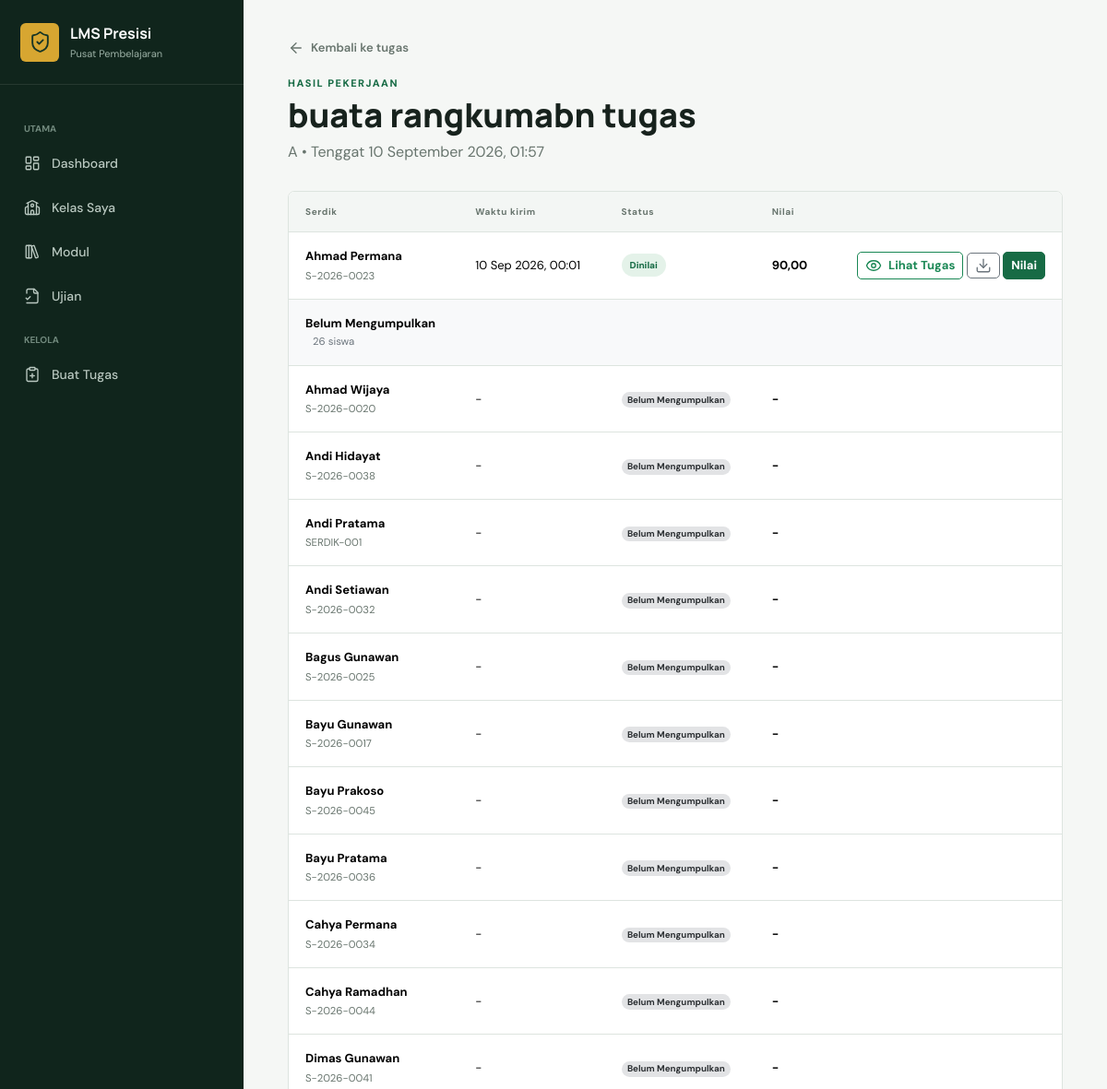
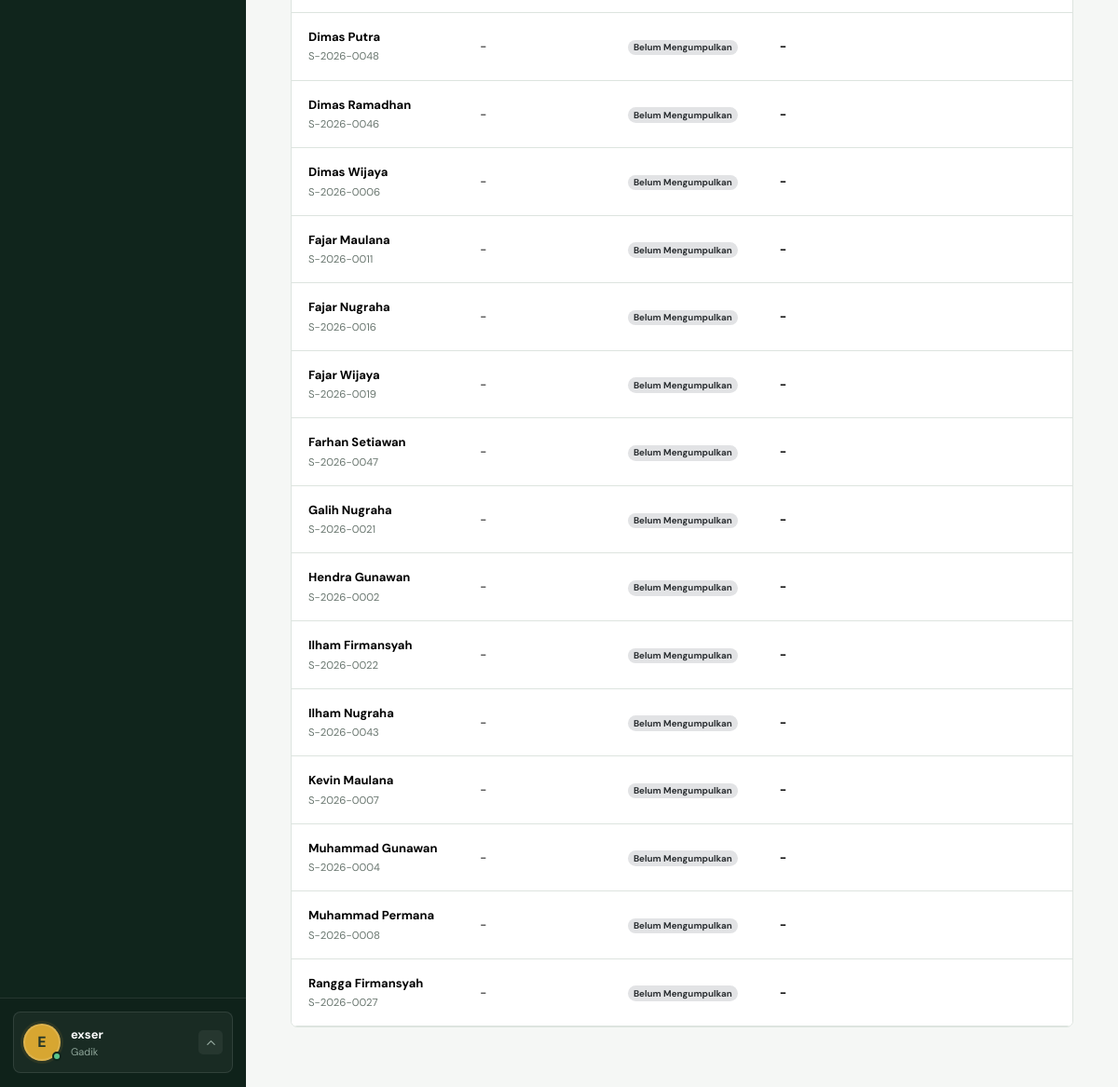
Screenshot of /tugas/2/pengumpulan/ (signed in) with the database file from the repository (2 pictures, top to bottom).
### lms/models.py (models this page shows, shortened)
class CustomUser(AbstractUser):
    class Role(models.TextChoices):
        ADMIN = "ADMIN", "Admin"
        GADIK = "GADIK", "Gadik"
        SERDIK = "SERDIK", "Serdik"
    nama_lengkap = models.CharField(max_length=255, blank=True)
    nip_nrp = models.CharField(max_length=30, unique=True, null=True, blank=True)
    tempat_lahir = models.CharField(max_length=100, blank=True)
    tanggal_lahir = models.DateField(null=True, blank=True)
    asal_pengiriman = models.CharField(max_length=150, blank=True)
    alamat = models.TextField(blank=True)
    role = models.CharField(max_length=10, choices=Role.choices, default=Role.SERDIK)
    @property
    def display_name(self):
        return self.nama_lengkap or self.get_full_name() or self.username

class Tugas(models.Model):
    kelas = models.ForeignKey(Kelas, on_delete=models.CASCADE, related_name="tugas")
    mapel = models.ForeignKey(MataPelajaran, on_delete=models.PROTECT, related_name="tugas")
    gadik = models.ForeignKey(CustomUser, on_delete=models.PROTECT, related_name="tugas_dibuat")
    judul_tugas = models.CharField(max_length=200)
    instruksi = models.TextField()
    file_lampiran = models.FileField(upload_to="tugas/lampiran/%Y/%m/", blank=True)
    deadline = models.DateTimeField()
    bobot = models.PositiveSmallIntegerField(default=100, help_text="Bobot nilai dalam persen.")
    created_at = models.DateTimeField(auto_now_add=True)
    class Meta:
        ordering = ["deadline"]
        verbose_name_plural = "Tugas"

class Kelas(models.Model):
    nama_kelas = models.CharField(max_length=50)
    kurikulum = models.ForeignKey(Kurikulum, on_delete=models.PROTECT, related_name="kelas")
    gadik_pembina = models.ForeignKey(
        CustomUser,
        on_delete=models.SET_NULL,
        null=True,
        blank=True,
        limit_choices_to={"role": CustomUser.Role.GADIK},
        related_name="kelas_binaan",
    )
    class Meta:
        ordering = ["nama_kelas"]
        verbose_name_plural = "Kelas"
    def __str__(self):
        return self.nama_kelas

class PengumpulanTugas(models.Model):
    class Status(models.TextChoices):
        TERKIRIM = "TERKIRIM", "Terkirim"
        TERLAMBAT = "TERLAMBAT", "Terlambat"
        DINILAI = "DINILAI", "Dinilai"
    tugas = models.ForeignKey(Tugas, on_delete=models.CASCADE, related_name="pengumpulan")
    serdik = models.ForeignKey(CustomUser, on_delete=models.CASCADE, related_name="pengumpulan_tugas")
    file_tugas = models.FileField(upload_to="pengumpulan/%Y/%m/")
    catatan_serdik = models.TextField(blank=True)
    submitted_at = models.DateTimeField(auto_now_add=True)
    nilai = models.DecimalField(max_digits=5, decimal_places=2, null=True, blank=True)
    catatan_gadik = models.TextField(blank=True)
    dinilai_oleh = models.ForeignKey(
        CustomUser,
        on_delete=models.SET_NULL,
        null=True,
        blank=True,
        related_name="penilaian_diberikan",
    )
    status = models.CharField(max_length=10, choices=Status.choices, default=Status.TERKIRIM)
    class Meta:
        ordering = ["-submitted_at"]
        constraints = [models.UniqueConstraint(fields=["tugas", "serdik"], name="unik_pengumpulan_tugas")]
        verbose_name_plural = "Pengumpulan tugas"

class AnggotaKelas(models.Model):
    kelas = models.ForeignKey(Kelas, on_delete=models.CASCADE, related_name="anggota")
    serdik = models.ForeignKey(
        CustomUser,
        on_delete=models.CASCADE,
        limit_choices_to={"role": CustomUser.Role.SERDIK},
        related_name="keanggotaan_kelas",
    )
    class Meta:
        constraints = [models.UniqueConstraint(fields=["serdik"], name="unik_kelas_per_serdik")]
        verbose_name_plural = "Anggota kelas"

### lms/views.py (the view)
# urls.py: path("tugas/<int:pk>/pengumpulan/", views.daftar_pengumpulan, name="daftar_pengumpulan"),
@role_required(CustomUser.Role.ADMIN, CustomUser.Role.GADIK)
def daftar_pengumpulan(request, pk):
    queryset = Tugas.objects.all()
    if not is_admin(request.user):
        queryset = queryset.filter(mapel__gadik_pengajar=request.user).distinct()
    tugas = get_object_or_404(queryset, pk=pk)
    pengumpulan = list(tugas.pengumpulan.select_related("serdik"))
    serdik_sudah_mengumpulkan = [item.serdik_id for item in pengumpulan]
    belum_mengumpulkan = tugas.kelas.anggota.select_related("serdik").exclude(
        serdik_id__in=serdik_sudah_mengumpulkan
    ).order_by("serdik__nama_lengkap", "serdik__nip_nrp")
    return render(
        request,
        "lms/daftar_pengumpulan.html",
        {
            "tugas": tugas,
            "pengumpulan": pengumpulan,
            "belum_mengumpulkan": belum_mengumpulkan,
        },
    )

### lms/views.py (called while the page is built)
def role_required(*roles):
    def decorator(view_func):
        @login_required
        @wraps(view_func)
        def wrapped(request, *args, **kwargs):
            if request.user.role not in roles and not request.user.is_superuser:
                raise PermissionDenied
            return view_func(request, *args, **kwargs)
        return wrapped
    return decorator

def is_admin(user):
    return user.is_superuser or user.role == CustomUser.Role.ADMIN

### templates/lms/daftar_pengumpulan.html (shortened to what this page needs)
{% extends 'base.html' %}
{% block content %}
<a class="back-link" href="{% url 'detail_tugas' tugas.pk %}"><i data-lucide="arrow-left"></i>Kembali ke tugas</a>
<header class="page-heading"><p class="eyebrow">HASIL PEKERJAAN</p><h1>{{ tugas.judul_tugas }}</h1><p>{{ tugas.kelas }} &bull; Tenggat {{ tugas.deadline|date:"d F Y, H:i" }}</p></header>
<div class="table-shell"><div class="table-responsive"><table class="table align-middle"><thead><tr><th>Serdik</th><th>Waktu kirim</th><th>Status</th><th>Nilai</th><th></th></tr></thead><tbody>
{% for item in pengumpulan %}<tr><td><strong>{{ item.serdik.display_name }}</strong><small>{{ item.serdik.nip_nrp|default:item.serdik.username }}</small></td><td>{{ item.submitted_at|date:"d M Y, H:i" }}</td><td><span class="status-badge status-{{ item.status|lower }}">{{ item.get_status_display }}</span></td><td><strong>{{ item.nilai|default_if_none:"-" }}</strong></td><td class="text-end"><a class="btn btn-outline-success btn-sm" href="{{ item.file_tugas.url }}" target="_blank" rel="noopener"><i data-lucide="eye"></i>Lihat Tugas</a> <a class="btn btn-outline-secondary btn-sm" href="{{ item.file_tugas.url }}" download title="Unduh tugas"><i data-lucide="download"></i><span class="visually-hidden">Unduh tugas</span></a> <a class="btn btn-primary btn-sm" href="{% url 'nilai_pengumpulan' item.pk %}">Nilai</a></td></tr>{% endfor %}
{% if belum_mengumpulkan %}<tr class="table-light"><td colspan="5"><strong>Belum Mengumpulkan</strong><small class="d-inline ms-2 text-secondary">{{ belum_mengumpulkan|length }} siswa</small></td></tr>{% endif %}
{% for anggota in belum_mengumpulkan %}<tr><td><strong>{{ anggota.serdik.display_name }}</strong><small>{{ anggota.serdik.nip_nrp|default:anggota.serdik.username }}</small></td><td>-</td><td><span class="badge bg-secondary-subtle text-secondary-emphasis rounded-pill">Belum Mengumpulkan</span></td><td><strong>-</strong></td><td></td></tr>{% empty %}{% if not pengumpulan %}<tr><td colspan="5"><div class="empty-state compact"><i data-lucide="users"></i><p>Belum ada siswa di kelas ini.</p></div></td></tr>{% endif %}{% endfor %}
</tbody></table></div></div>
{% endblock %}

### templates/base.html (shortened to what this page needs)
{% load static %}
<!doctype html>
<html lang="id">
<head>
    <link href="https://cdn.jsdelivr.net/npm/bootstrap@5.3.8/dist/css/bootstrap.min.css" rel="stylesheet">
    <link rel="stylesheet" href="{% static 'css/app.css' %}">
</head>
<body>
    <div class="app-shell">
        <aside class="sidebar offcanvas-lg offcanvas-start" tabindex="-1" id="sidebar">
            <div class="sidebar-head">
                <a class="brand" href="{% url 'dashboard' %}">
                    <span class="brand-mark"><i data-lucide="shield-check"></i></span>
                    <span><strong>LMS Presisi</strong><small>Pusat Pembelajaran</small></span>
                </a>
            </div>
            <nav class="sidebar-nav">
                <span class="nav-caption">UTAMA</span>
                <a href="{% url 'dashboard' %}" class="nav-item {% if request.resolver_match.url_name == 'dashboard' %}active{% endif %}">
                    <i data-lucide="layout-dashboard"></i><span>Dashboard</span>
                </a>
                <a href="{% url 'daftar_kelas' %}" class="nav-item {% if 'kelas' in request.path %}active{% endif %}">
                    <i data-lucide="school"></i><span>{% if user.role == 'ADMIN' or user.is_superuser %}Daftar Kelas{% else %}Kelas Saya{% endif %}</span>
                </a>
                <a href="{% url 'daftar_modul' %}" class="nav-item {% if request.resolver_match.url_name == 'daftar_modul' %}active{% endif %}">
                    <i data-lucide="library-big"></i><span>Modul</span>
                </a>
                <a href="{% url 'daftar_ujian' %}" class="nav-item {% if 'ujian' in request.resolver_match.url_name %}active{% endif %}">
                    <i data-lucide="file-check-2"></i><span>Ujian</span>
                </a>
                {% if user.role == 'GADIK' or user.role == 'ADMIN' or user.is_superuser %}
                <span class="nav-caption">KELOLA</span>
                <a href="{% url 'buat_tugas' %}" class="nav-item"><i data-lucide="clipboard-plus"></i><span>Buat Tugas</span></a>
                {% endif %}
            </nav>
            <div class="sidebar-user dropup">
                <button class="sidebar-user-trigger" type="button" data-bs-toggle="dropdown" data-bs-display="static" aria-expanded="false" aria-label="Buka menu profil">
                    <span class="account-avatar">
                        <span class="avatar">{{ user.display_name|slice:":1"|upper }}</span>
                        <span class="account-status" aria-hidden="true"></span>
                    </span>
                    <span class="user-copy"><strong>{{ user.display_name }}</strong><small>{{ user.get_role_display }}</small></span>
                    <span class="sidebar-user-chevron"><i data-lucide="chevron-up"></i></span>
                </button>
            </div>
        </aside>
        <main class="main-content">
            <div class="content-wrap">
                {% block content %}{% endblock %}
            </div>
        </main>
    </div>
</body>
</html>

### rows the page displays
CustomUser: display_name "E", display_name "exser", role "Gadik"
Tugas: judul_tugas "buata rangkumabn tugas", kelas "A", deadline "10 September 2026, 01:57"
PengumpulanTugas: serdik.display_name "Ahmad Permana", serdik.nip_nrp "S-2026-0023", submitted_at "10 Sep 2026, 00:01", status "Dinilai", nilai "90,00"
AnggotaKelas: serdik.display_name "Ahmad Wijaya", serdik.nip_nrp "S-2026-0020"
AnggotaKelas: serdik.display_name "Andi Hidayat", serdik.nip_nrp "S-2026-0038"
AnggotaKelas: serdik.display_name "Andi Pratama", serdik.nip_nrp "SERDIK-001"
AnggotaKelas: serdik.display_name "Andi Setiawan", serdik.nip_nrp "S-2026-0032"
AnggotaKelas: serdik.display_name "Bagus Gunawan", serdik.nip_nrp "S-2026-0025"
AnggotaKelas: serdik.display_name "Bayu Gunawan", serdik.nip_nrp "S-2026-0017"
AnggotaKelas: serdik.display_name "Bayu Prakoso", serdik.nip_nrp "S-2026-0045"
AnggotaKelas: serdik.display_name "Bayu Pratama", serdik.nip_nrp "S-2026-0036"
AnggotaKelas: serdik.display_name "Cahya Permana", serdik.nip_nrp "S-2026-0034"
AnggotaKelas: serdik.display_name "Cahya Ramadhan", serdik.nip_nrp "S-2026-0044"
AnggotaKelas: serdik.display_name "Dimas Gunawan", serdik.nip_nrp "S-2026-0041"
AnggotaKelas: serdik.display_name "Dimas Putra", serdik.nip_nrp "S-2026-0048"
AnggotaKelas: serdik.display_name "Dimas Ramadhan", serdik.nip_nrp "S-2026-0046"
AnggotaKelas: serdik.display_name "Dimas Wijaya", serdik.nip_nrp "S-2026-0006"
AnggotaKelas: serdik.display_name "Fajar Maulana", serdik.nip_nrp "S-2026-0011"
AnggotaKelas: serdik.display_name "Fajar Nugraha", serdik.nip_nrp "S-2026-0016"
AnggotaKelas: serdik.display_name "Fajar Wijaya", serdik.nip_nrp "S-2026-0019"
AnggotaKelas: serdik.display_name "Farhan Setiawan", serdik.nip_nrp "S-2026-0047"
AnggotaKelas: serdik.display_name "Galih Nugraha", serdik.nip_nrp "S-2026-0021"
AnggotaKelas: serdik.display_name "Hendra Gunawan", serdik.nip_nrp "S-2026-0002"
AnggotaKelas: serdik.display_name "Ilham Firmansyah", serdik.nip_nrp "S-2026-0022"
AnggotaKelas: serdik.display_name "Ilham Nugraha", serdik.nip_nrp "S-2026-0043"
AnggotaKelas: serdik.display_name "Kevin Maulana", serdik.nip_nrp "S-2026-0007"
AnggotaKelas: serdik.display_name "Muhammad Gunawan", serdik.nip_nrp "S-2026-0004"
AnggotaKelas: serdik.display_name "Muhammad Permana", serdik.nip_nrp "S-2026-0008"
AnggotaKelas: serdik.display_name "Rangga Firmansyah", serdik.nip_nrp "S-2026-0027"

### other values shown
{{ belum_mengumpulkan|length }} "26"
